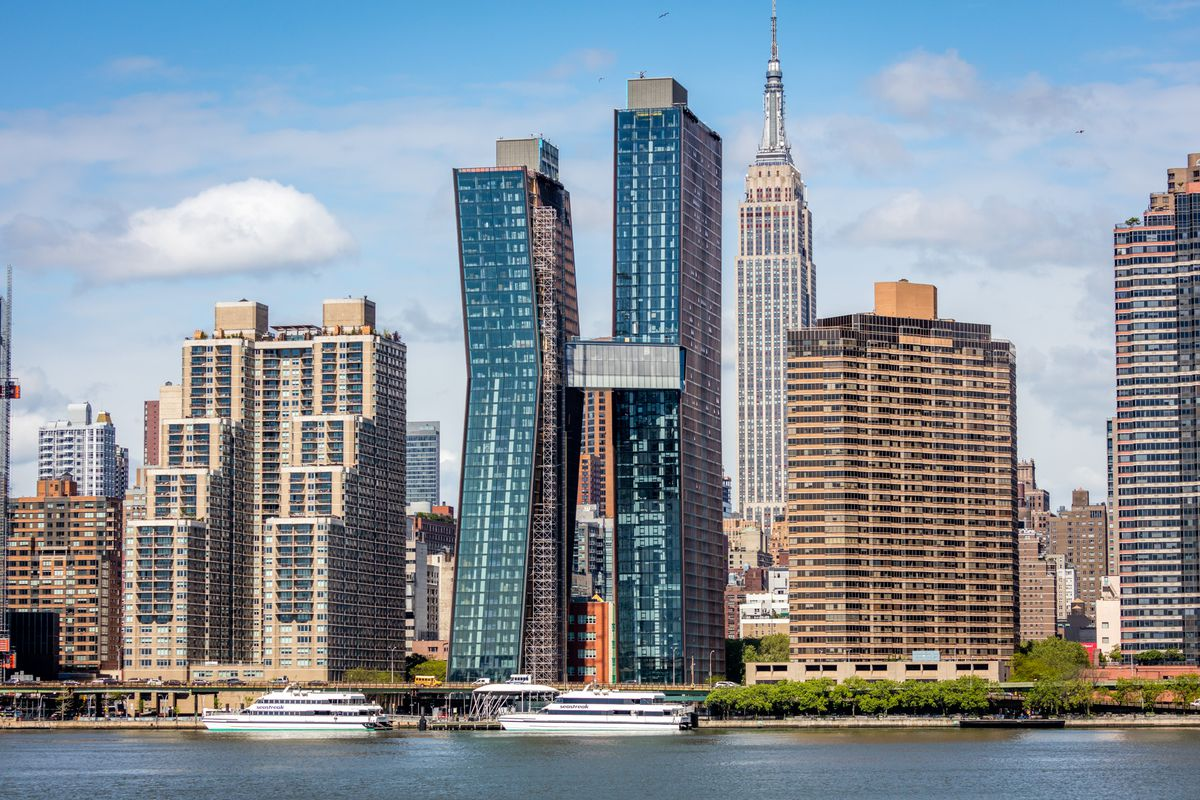
#> input picture Morfoloske_operacije/buildings.jpg, 1200 x 800 px
$ python histogram_equalization.py
#> lines starting #> are read from the running program, lines starting #| are printed output that depends on the picture
import cv2
import numpy as np

def histogram_equalization(image):

    return cv2.equalizeHist(image)

image = cv2.imread('buildings.jpg')
#> image is the input picture: shape (800, 1200, 3); mean B, G, R 153.4, 144.1, 133.3
gray_image = cv2.cvtColor(image, cv2.COLOR_BGR2GRAY)
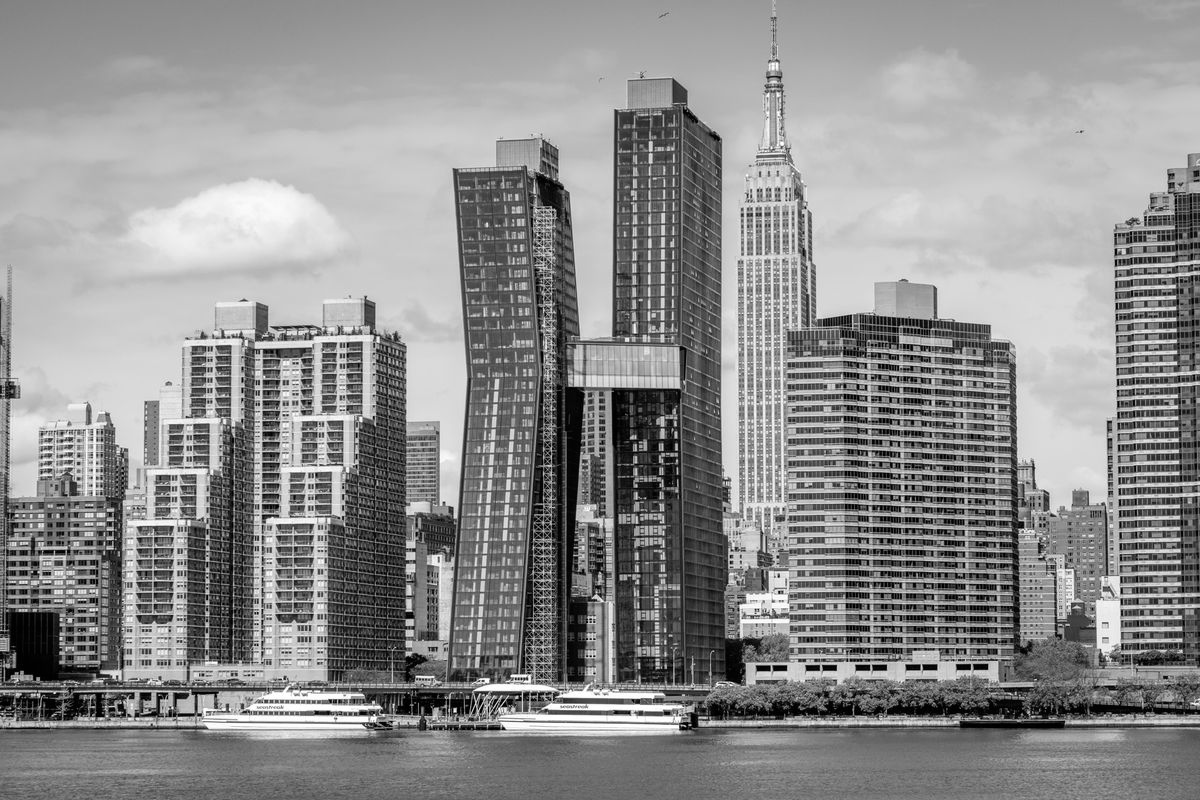
#> gray_image: shape (800, 1200); min 0, max 255, mean 141.9

equalized_image = histogram_equalization(gray_image)
#> in histogram_equalization, `return cv2.equalizeHist(image)`:
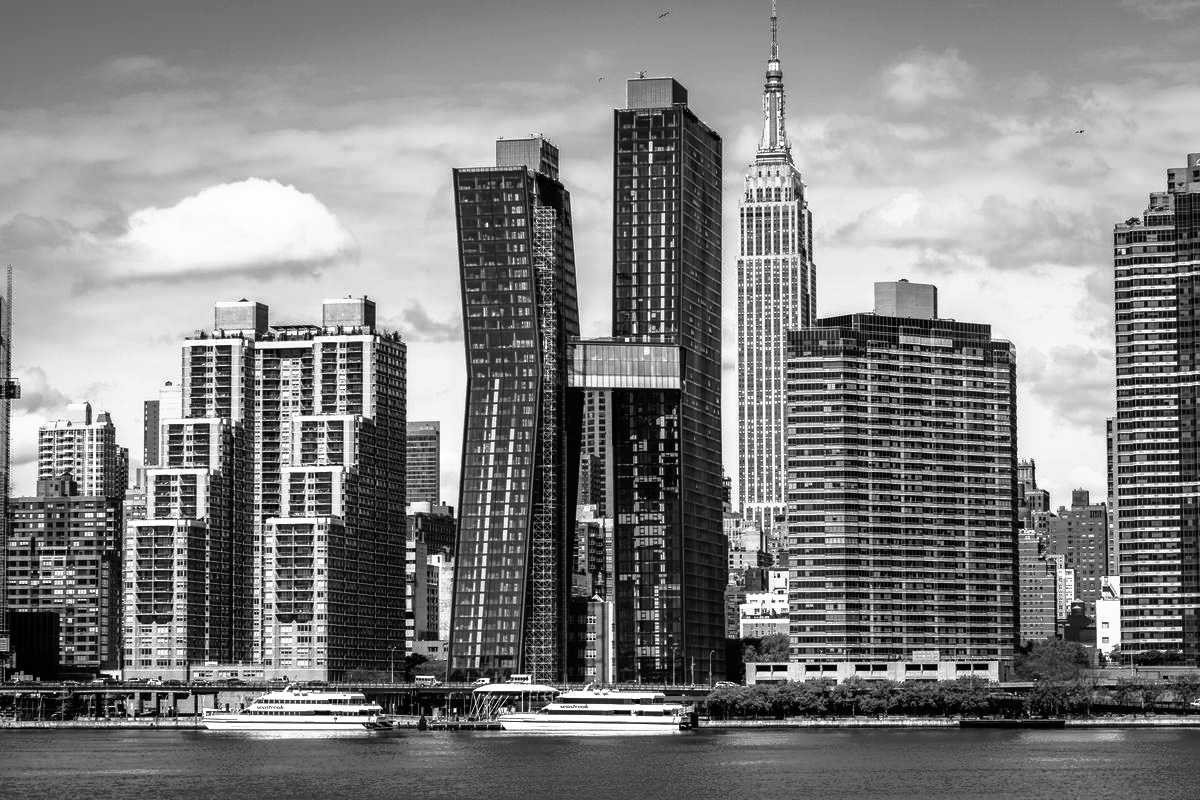
#> returned value: shape (800, 1200); min 0, max 255, mean 128.1


cv2.imshow('Equalized Image', equalized_image)
cv2.waitKey(0)
cv2.destroyAllWindows()

$ run again, with Morfoloske_operacije/s58Hl.jpg copied over Morfoloske_operacije/buildings.jpg
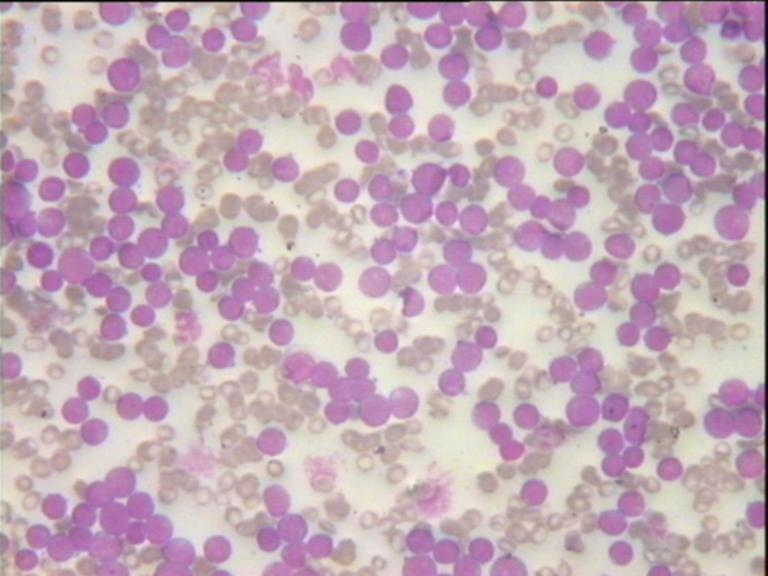
#> input picture Morfoloske_operacije/s58Hl.jpg, 768 x 576 px
#> image is the input picture: shape (576, 768, 3); mean B, G, R 184, 171.7, 196
#> `gray_image = cv2.cvtColor(image, cv2.COLOR_BGR2GRAY)`:
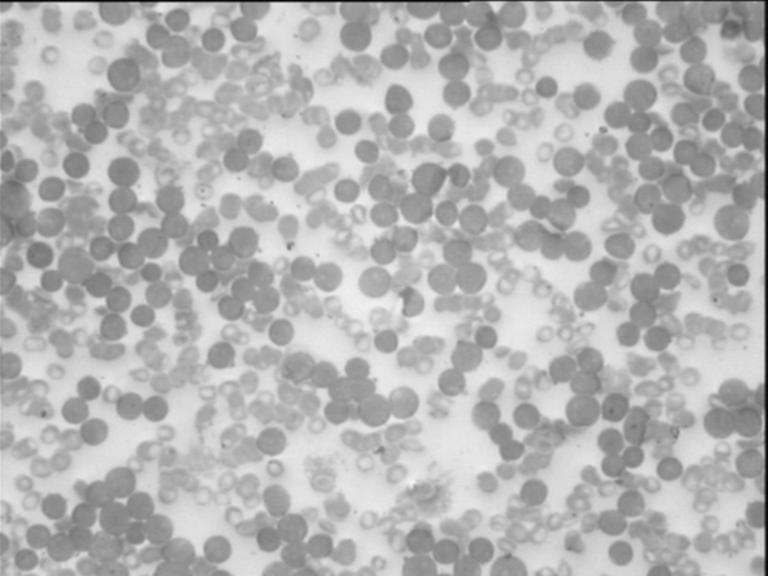
#> gray_image: shape (576, 768); min 2, max 246, mean 180.4
#> in histogram_equalization, `return cv2.equalizeHist(image)`:
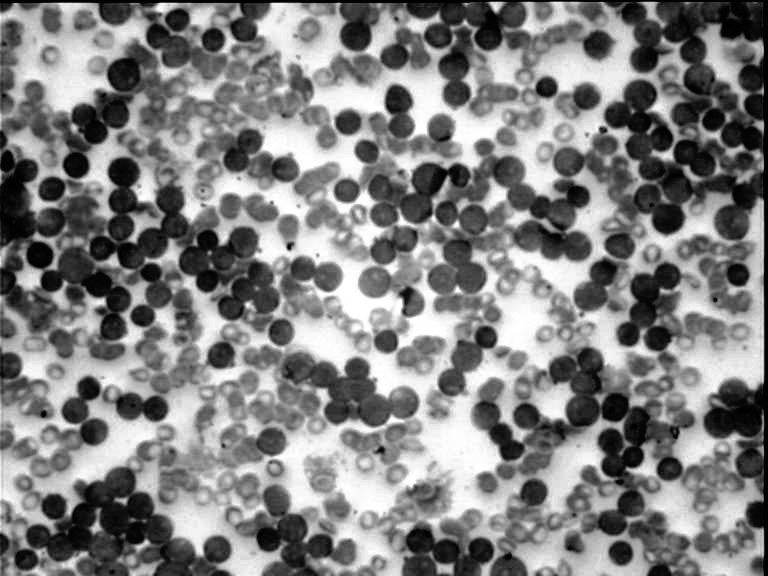
#> returned value: shape (576, 768); min 0, max 255, mean 128.8
